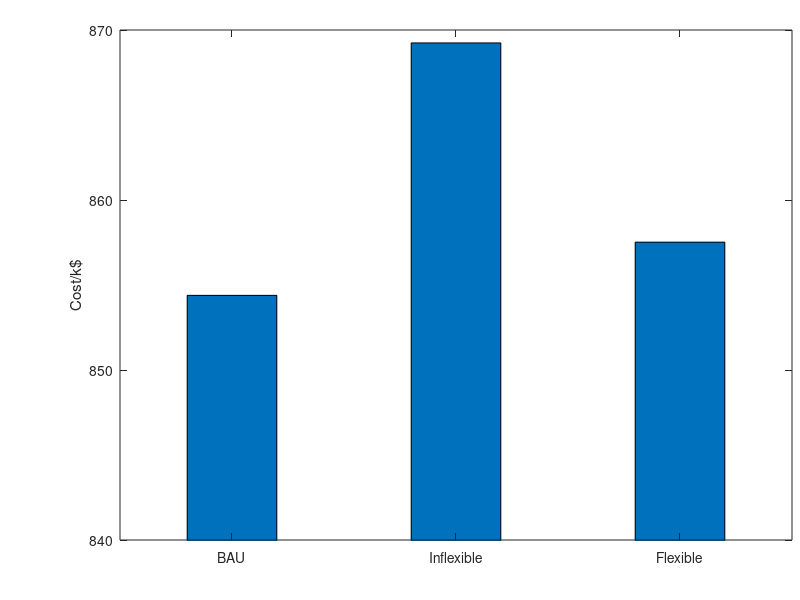
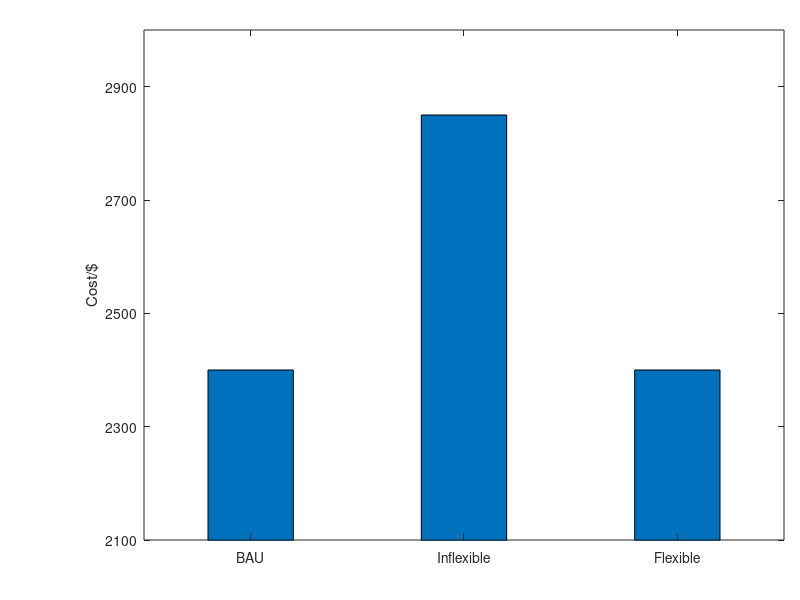

Write the MATLAB code that produced these figures, in order.


Cost_Generation = [854.39;869.24;857.52];
Cost_Shutdown = [2400;2850;2400];

figure(123)
bar(Cost_Generation,0.4);
ylabel('Cost/k$')
set(gca,'ylim',[840,870],'yTick',[840:10:870]); 
S_D_size3=[10 10 8 6];
S_D_size4=[.15 .10 .84 .85];    
set(gcf,'Units','centimeters','Position',S_D_size3);
set(gca,'Position',S_D_size4);
name = {'BAU', 'Inflexible', 'Flexible'};
set(gca, 'XTickLabel', name);


figure(124)
bar(Cost_Shutdown,0.4);
ylabel('Cost/$')
set(gca,'ylim',[2100,3000],'yTick',[2100:200:3000]); 
S_D_size3=[10 10 8 6];
S_D_size4=[.18 .10 .80 .85];    
set(gcf,'Units','centimeters','Position',S_D_size3);
set(gca,'Position',S_D_size4);
name = {'BAU', 'Inflexible', 'Flexible'};
set(gca, 'XTickLabel', name);